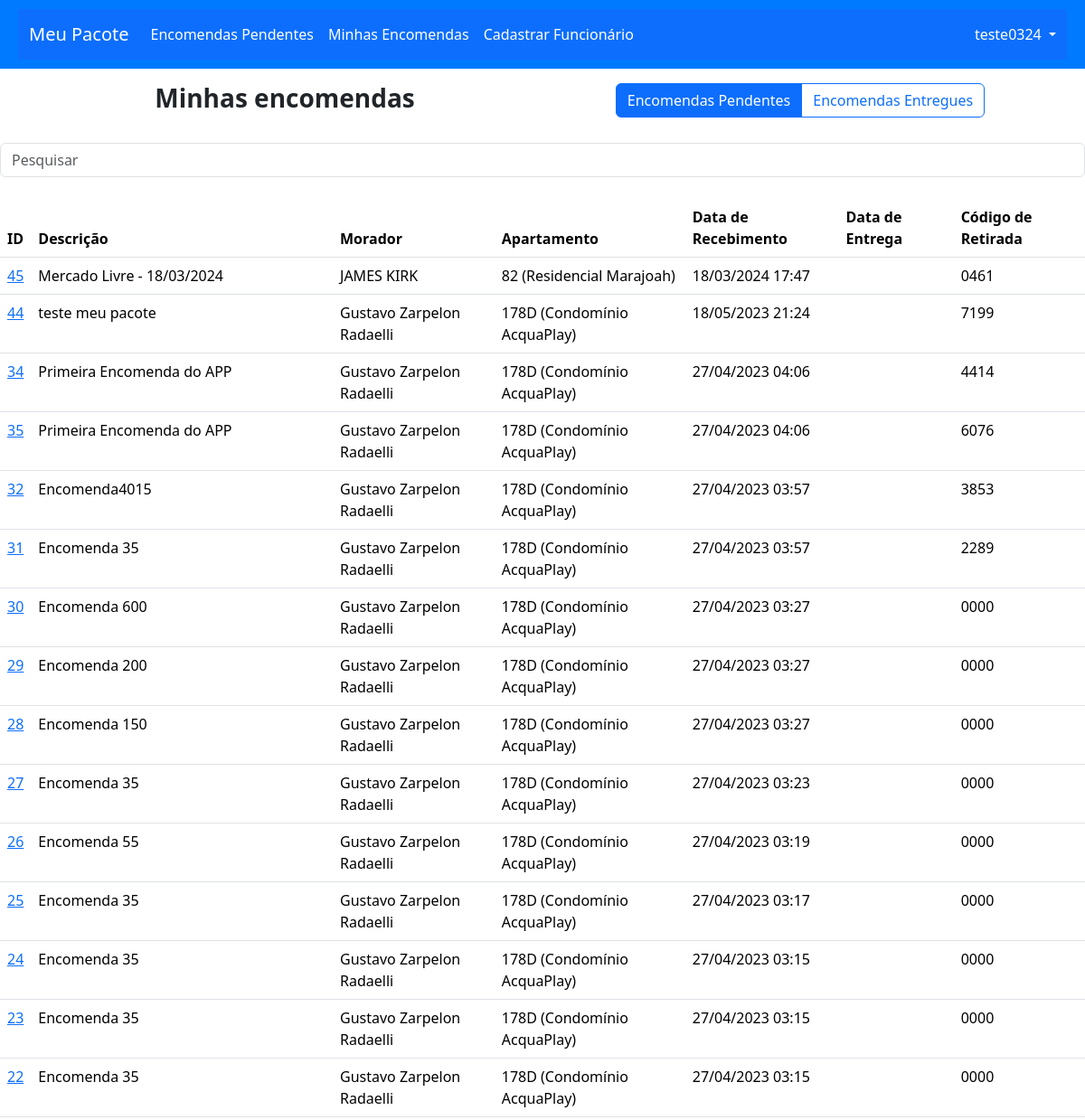
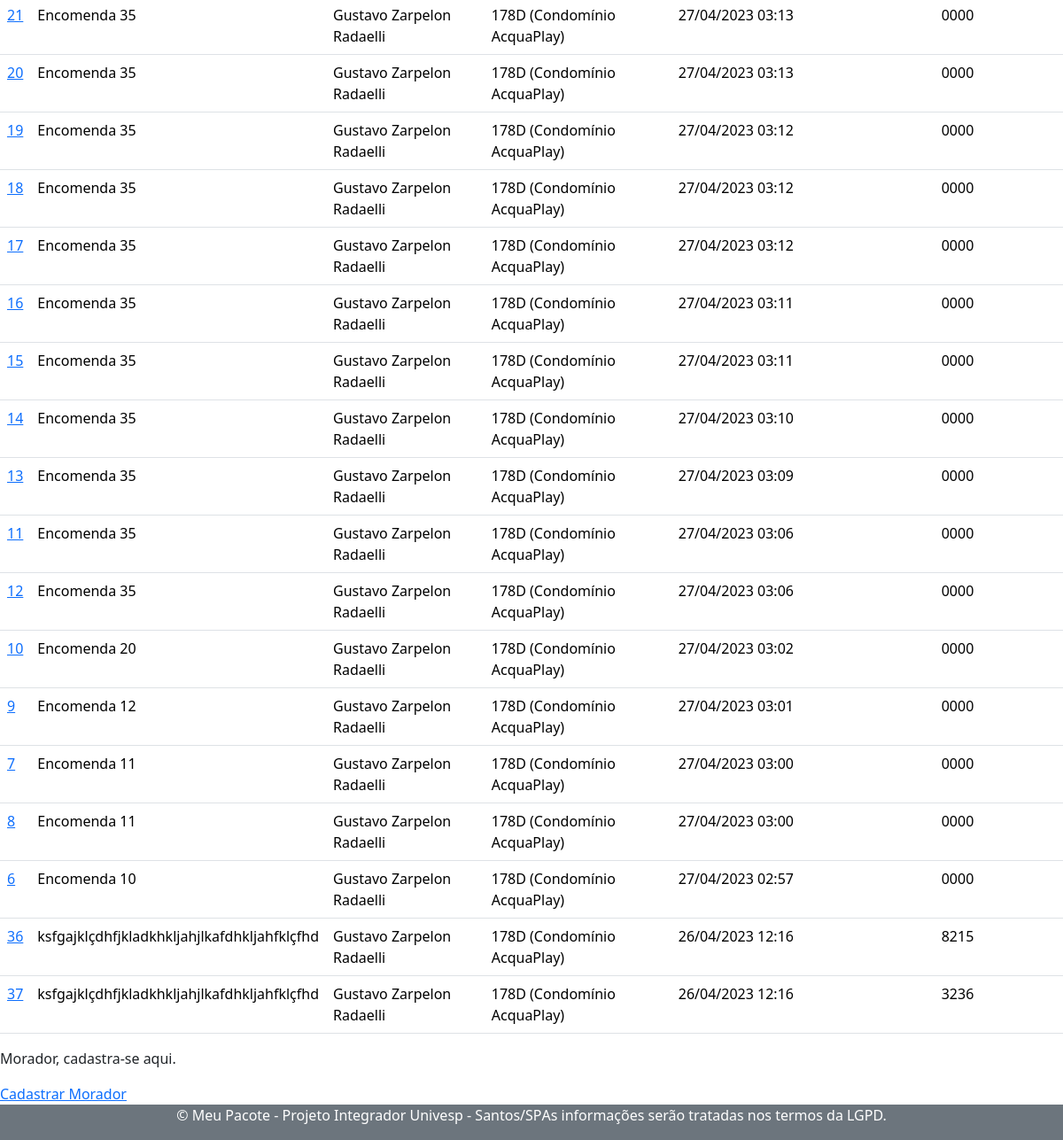
Page /minhas_encomendas/ (signed in) on the earlier database version (2 pictures, top to bottom).
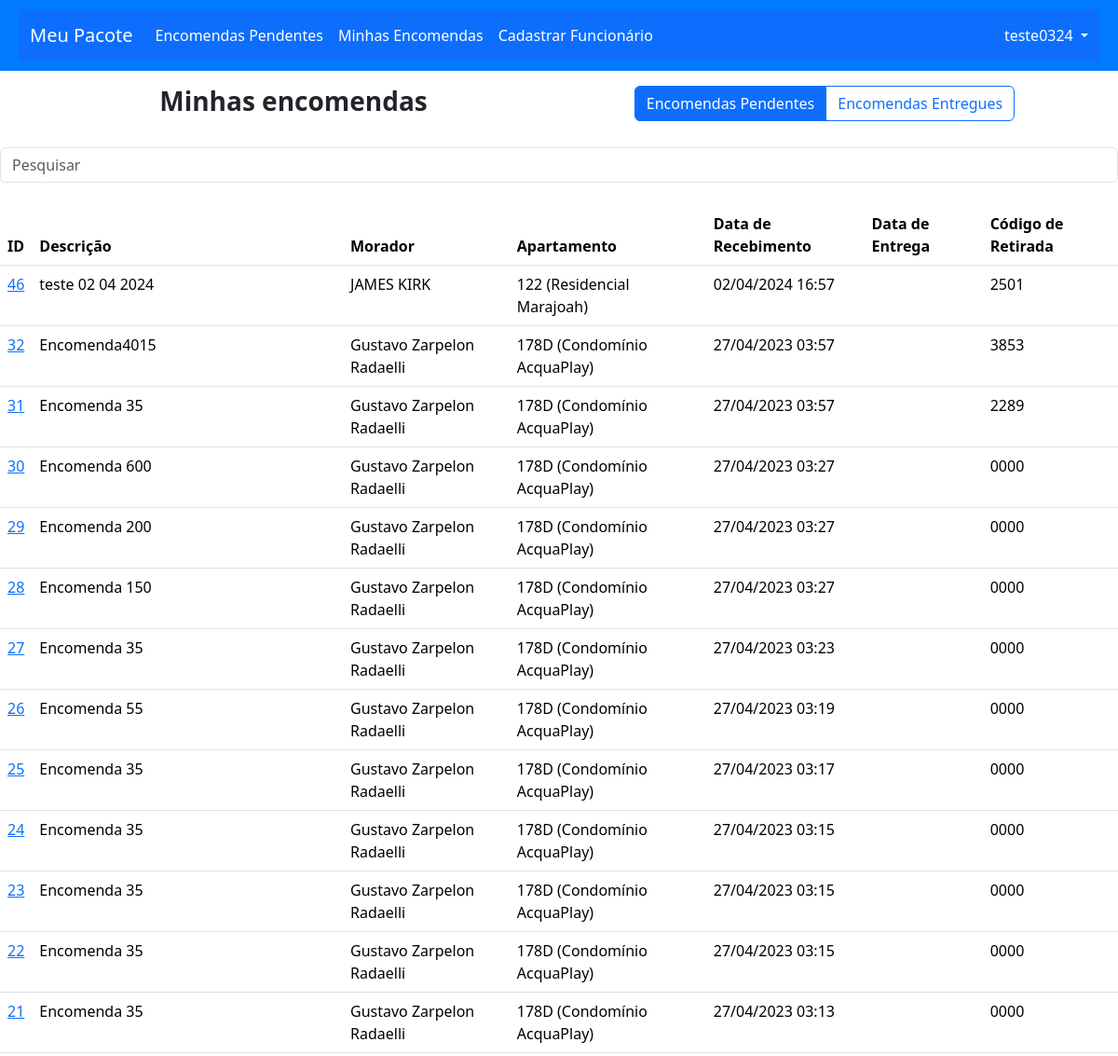
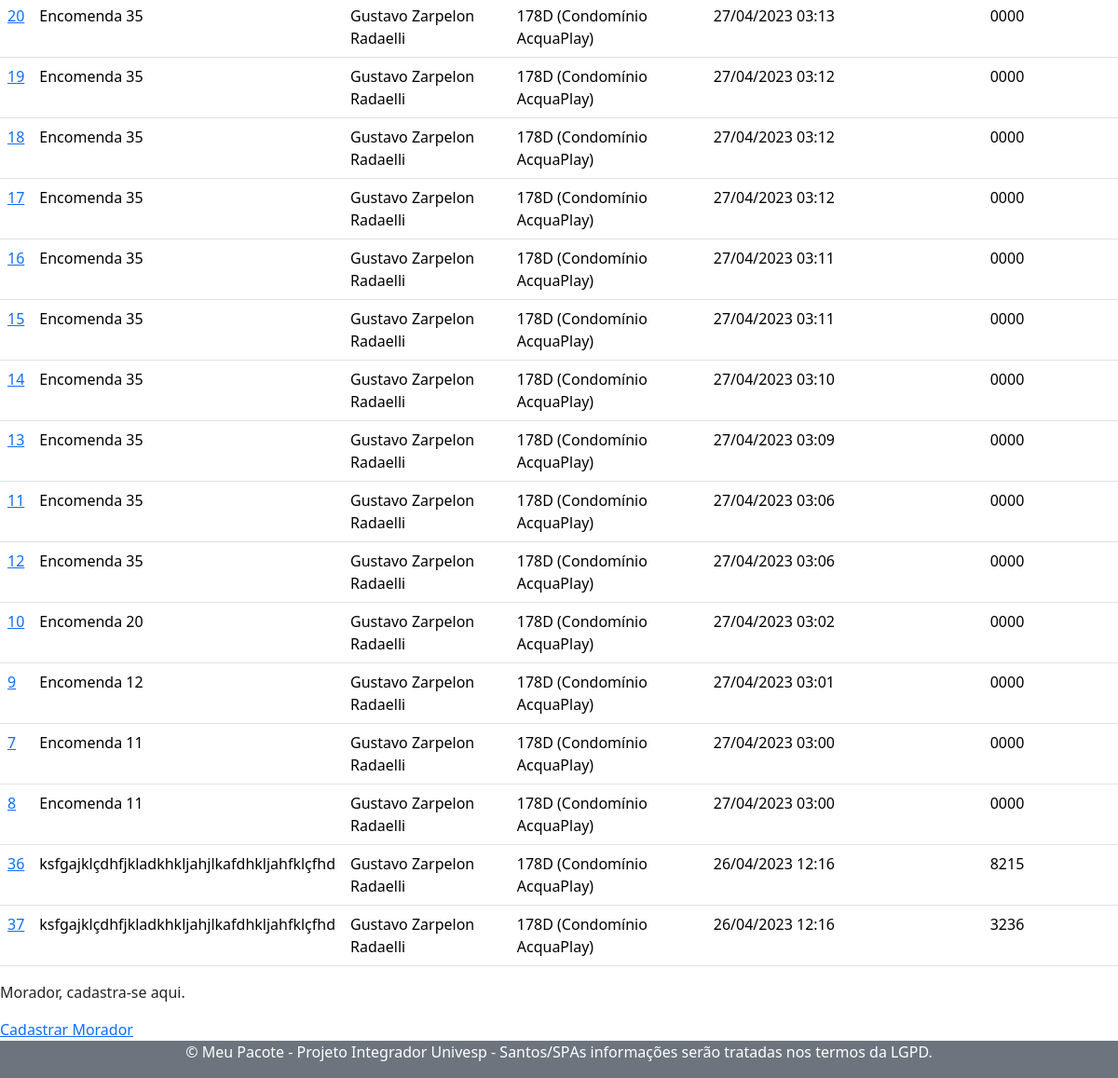
Same page on the later database version (2 pictures, top to bottom).
### app_meu_pacote/models.py (models this page shows, shortened)
class Encomenda(models.Model):
    id = models.AutoField(primary_key=True)
    morador = models.ForeignKey(Morador, on_delete=models.CASCADE)
    descricao = models.CharField(max_length=100)
    data_hora_recebimento = models.DateTimeField()
    data_hora_entrega = models.DateTimeField(blank=True, null=True)
    codigo_retirada = models.CharField(max_length=4, default='0000')
    funcionario_recebimento = models.ForeignKey(Funcionario, on_delete=models.CASCADE, related_name='funcionario_recebimento')
    funcionario_entrega = models.ForeignKey(Funcionario, on_delete=models.CASCADE, related_name='funcionario_entrega', blank=True, null=True)

class Morador(models.Model):
    user = models.OneToOneField(User, on_delete=models.CASCADE)
    nome = models.CharField(max_length=100)
    apartamento = models.ForeignKey('Apartamento', on_delete=models.CASCADE, related_name='moradores')
    email = models.EmailField()
    telefone = models.CharField(max_length=20)

class Apartamento(models.Model):
    id = models.AutoField(primary_key=True)
    numero = models.CharField(max_length=10)
    condominio = models.ForeignKey(Condominio, on_delete=models.CASCADE, related_name='apartamentos')
    def __str__(self):
        return f"{self.numero} ({self.condominio})"

class Condominio(models.Model):
    id = models.AutoField(primary_key=True)
    nome = models.CharField(max_length=100)
    endereco = models.CharField(max_length=100)
    telefone = models.CharField(max_length=20)
    email = models.EmailField()
    def __str__(self) -> str:
        return self.nome

### app_meu_pacote/views.py (the view)
# urls.py: path('minhas_encomendas/', app_meu_pacote_views.minhas_encomendas, name='minhas_encomendas'),
def minhas_encomendas(request):
    if not request.user.is_authenticated:
        return redirect('index') # issue ---> precisa redirecionar para a página de login
    encomendas = Encomenda.objects.all().order_by('data_hora_recebimento').reverse()
    moradores = Morador.objects.all()
    context = {'encomendas': encomendas, 'moradores': moradores}
    return render(request, 'minhas_encomendas.html', context)

### app_meu_pacote/templates/minhas_encomendas.html (shortened to what this page needs)
{% extends 'base.html' %}
{% block content %}
<div class="container mt-3">
  <div class="row">
    <div class="col order-first text-center">
      <h3 class="text-center fw-bold">Minhas encomendas</h3>
    </div>
    <div class="col order-last text-center">
      <div class="btn-group" role="group" aria-label="Basic radio toggle button group">
        <label class="btn btn-outline-primary" for="btnradio1">Encomendas Pendentes</label>
        <label class="btn btn-outline-primary" for="btnradio2">Encomendas Entregues</label>
      </div>
    </div>
  </div>
</div>
<br>
{% if encomendas %}
<input class="form-control" id="myInput" type="text" placeholder="Pesquisar">
<br>
<table class="table">
  <thead>
    <tr>
      <th>ID</th>
      <th>Descrição</th>
      <th>Morador</th>
      <th>Apartamento</th>
      <th>Data de Recebimento</th>
      <th>Data de Entrega</th>
      <th>Código de Retirada</th>
    </tr>
  </thead>
  <tbody>
    {% for encomenda in encomendas %}
    <tr>
        <td><a href="/encomenda/{{encomenda.id}}">{{ encomenda.id }}</td>
        <td>{{ encomenda.descricao }}</td>
        <td>{{ encomenda.morador.nome }}</td>
        <td>{{ encomenda.morador.apartamento }}</td>
        <td>{{ encomenda.data_hora_recebimento|date:'d/m/Y H:i' }}</td>
        {% if encomenda.data_hora_entrega %}
        <td>{{ encomenda.data_hora_entrega|date:'d/m/Y H:i' }}</td>
        {% else %}
        <td></td>
        {% endif %}
        <td>{{ encomenda.codigo_retirada }}</td>
    </tr>
    {% endfor %}
  </tbody>
</table>
{% else %}
<p>Não há encomendas pendentes no momento.</p>
{% endif %}
{% endblock %}

Differences in the rows shown:
removed Encomenda: id "45", descricao "Mercado Livre - 18/03/2024", morador.nome "JAMES KIRK", morador.apartamento "82 (Residencial Marajoah)", data_hora_recebimento "18/03/2024 17:47", codigo_retirada "0461"
no longer on this page (row edited): Encomenda: id "44", descricao "teste meu pacote", morador.nome "Gustavo Zarpelon Radaelli", morador.apartamento "178D (Condomínio AcquaPlay)", data_hora_recebimento "18/05/2023 21:24", codigo_retirada "7199"
no longer on this page (row edited): Encomenda: id "34", descricao "Primeira Encomenda do APP", morador.nome "Gustavo Zarpelon Radaelli", morador.apartamento "178D (Condomínio AcquaPlay)", data_hora_recebimento "27/04/2023 04:06", codigo_retirada "4414"
no longer on this page (row edited): Encomenda: id "35", descricao "Primeira Encomenda do APP", morador.nome "Gustavo Zarpelon Radaelli", morador.apartamento "178D (Condomínio AcquaPlay)", data_hora_recebimento "27/04/2023 04:06", codigo_retirada "6076"
no longer on this page (row edited): Encomenda: id "6", descricao "Encomenda 10", morador.nome "Gustavo Zarpelon Radaelli", morador.apartamento "178D (Condomínio AcquaPlay)", data_hora_recebimento "27/04/2023 02:57", codigo_retirada "0000"
added Encomenda: id "46", descricao "teste 02 04 2024", morador.nome "JAMES KIRK", morador.apartamento "122 (Residencial Marajoah)", data_hora_recebimento "02/04/2024 16:57", codigo_retirada "2501"
